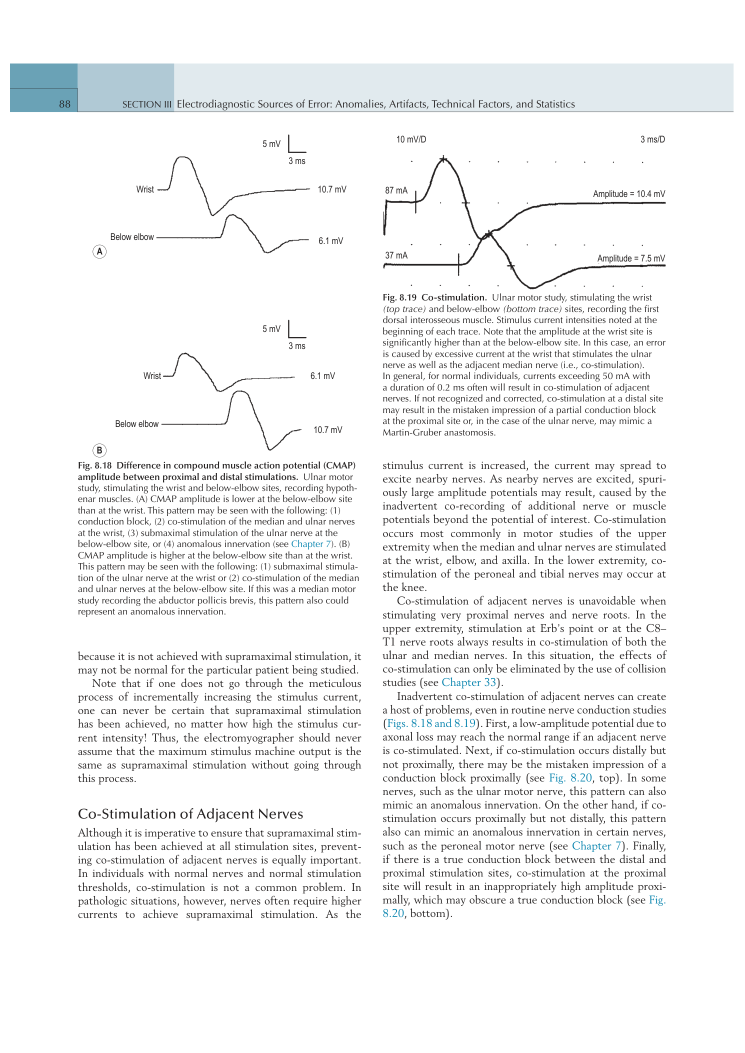
#> input picture projects/ncs-emg/book_page88.png, 1489 x 2105 px, found by its file name (shown at 1/2 size)
$ python concept13_submax_false_interpretation_aligned.py
#> lines starting #> are read from the running program, lines starting #| are printed output that depends on the picture
from pathlib import Path
from PIL import Image

ROOT = Path(r"C:\Users\uugur\OneDrive\Desktop\Second_Brain\10_Projects\presentations\artifacts_of_ncs_emg\animations")
OUT = ROOT / "supramaksimal" / "animasyon-2-amplitud-farki.html"
BOOK_PAGE = Path(r"C:\Users\uugur\OneDrive\Desktop\animations_ncs_emg\book_page88.png")
FIG_OUT = ROOT / "figures" / "source-v3" / "fig_8_18_amplitude_difference.png"

with Image.open(BOOK_PAGE) as im:
    # Figure 8.18 A/B, amplitude labels, and caption from textbook page 88.
#> im is the input picture: PIL image 1489x2105 RGB; mean R, G, B 242.8, 243.4, 243.7
    crop = im.crop((145, 255, 745, 1265))
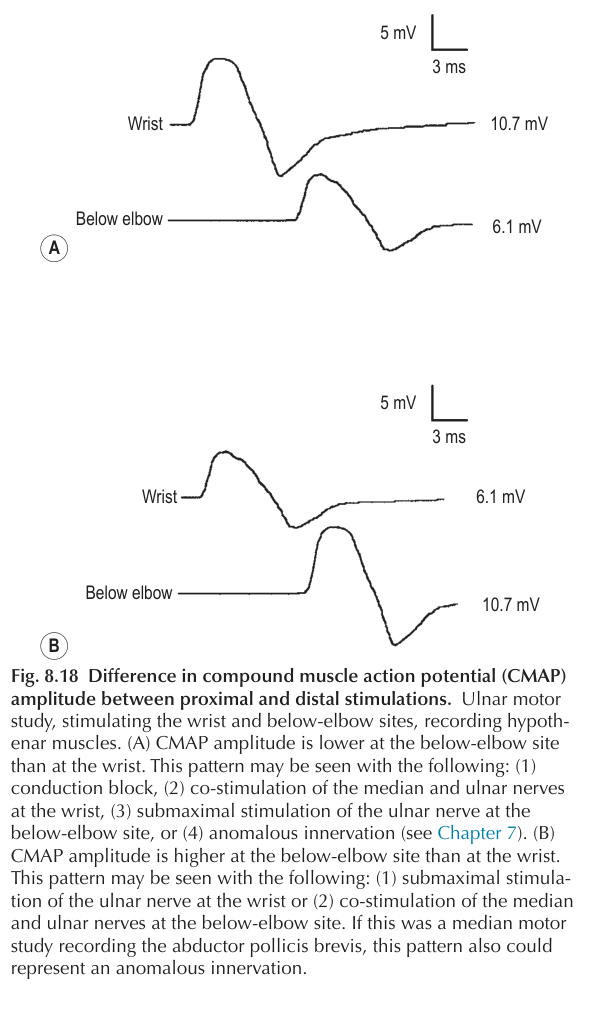
#> crop: PIL image 600x1010 RGB; mean R, G, B 244.9, 244.8, 244.8
    crop.save(FIG_OUT)

HTML = r'''<!doctype html>
<html lang="tr">
<head>
<meta charset="utf-8">
<meta name="viewport" content="width=device-width,initial-scale=1">
<title>Normal Sinirde Submaksimal Uyarım — Yalancı Amplitüd Asimetrisi</title>
<style>
:root{--paper:#f7f8f9;--panel:#fff;--head:#e7edf3;--line:#d5dde4;--ink:#15232d;--muted:#60707d;--teal:#0f7a95;--cyan:#36c9d7;--green:#5eea8d;--amber:#ffc857;--red:#eb5a65;--blue:#64a7ff;--scope:#06140f;--grid:#143326}
*{box-sizing:border-box}html,body{width:100%;height:100%;margin:0;background:#fff;color:var(--ink);font-family:"Segoe UI",Inter,Arial,sans-serif}body{display:grid;place-items:center;padding:12px}
.app{width:min(calc(100vw - 24px),1500px);aspect-ratio:16/9;max-height:calc(100vh - 24px);background:var(--paper);border:1px solid #c8d1d9;box-shadow:0 18px 48px #23313b24;display:grid;grid-template-rows:42px 48px 1fr 70px 56px;overflow:hidden}
.titlebar,.toolbar{display:flex;align-items:center;padding:0 18px;border-bottom:1px solid var(--line)}.titlebar{justify-content:space-between;background:linear-gradient(#fff,#f0f3f5);font-size:14px;color:#43515c}.session{display:flex;align-items:center;gap:9px;font-weight:700}.dot{width:9px;height:9px;border-radius:50%;background:#2f7d52;box-shadow:0 0 7px #2f7d5270}.brand{font-weight:900;letter-spacing:.12em;color:#73808b}.brand b{color:var(--teal)}
.toolbar{gap:20px;background:var(--head)}.label{font-size:11px;letter-spacing:.08em;text-transform:uppercase;color:var(--muted);font-weight:900}.toolbar strong{font-size:15px}.mode{margin-left:auto;color:var(--teal);font-weight:900}
.workspace{min-height:0;padding:10px;display:grid;grid-template-columns:minmax(0,1fr) 326px;gap:10px}.panel{background:#fff;border:1px solid var(--line);min-width:0;min-height:0;overflow:hidden;display:flex;flex-direction:column}.panel-head{height:39px;flex:none;display:flex;align-items:center;justify-content:space-between;padding:0 13px;background:var(--head);border-bottom:1px solid var(--line);font-size:12px;font-weight:900;letter-spacing:.05em;text-transform:uppercase;color:#4a5964}
.state{padding:4px 10px;border-radius:999px;background:#e6f7ec;color:#28744a;border:1px solid #c8e8d3;text-transform:none;letter-spacing:0}.state.warning{background:#fde8ea;color:#a6313d;border-color:#f0c3c8}
.lab{flex:1;min-height:0;display:grid;grid-template-rows:42% 58%}.nerve{position:relative;min-height:0;background:#101d24;border-bottom:4px solid #d5dde4}.scope{position:relative;min-height:0;background:var(--scope)}#nerveCanvas,#scopeCanvas{position:absolute;inset:0;width:100%;height:100%}
.scope-legend{position:absolute;right:12px;top:8px;display:flex;gap:12px;padding:5px 8px;background:#06140fdb;border:1px solid #2b493a;color:#b8c8bf;font-size:11px;font-weight:800}.key{display:inline-flex;align-items:center;gap:5px}.sw{width:18px;height:3px;background:var(--green)}.sw.prox{background:var(--cyan)}
.model-tag{position:absolute;left:12px;bottom:8px;padding:5px 8px;background:#071118e8;border:1px solid #4c626f;color:#d9e7ec;font:800 10px Consolas,monospace}.model-tag b{color:var(--cyan)}
.side-body{padding:9px;display:grid;gap:6px;align-content:start;overflow:auto}.invariant{display:grid;grid-template-columns:1fr auto;gap:4px 9px;padding:7px 9px;border:1px solid #d6e2ea;background:#f2f7fa}.invariant span{font-size:10px;color:var(--muted);font-weight:800}.invariant b{font-size:10px;color:#256744}
.readout{display:grid;grid-template-columns:1fr auto;padding:6px 9px;border:1px solid var(--line);font-size:10.5px}.readout span{color:var(--muted);font-weight:800}.readout b{font-variant-numeric:tabular-nums}.readout.warning{background:#fde8ea;border-color:#f0c3c8}.readout.warning b{color:#a6313d}.readout.ok{background:#e6f7ec;border-color:#c8e8d3}
.lesson{padding:7px 9px;border-left:4px solid var(--teal);background:#edf6f8;font-size:10.5px;line-height:1.31;font-weight:650}.lesson b{color:var(--teal)}.source{height:138px;border:1px solid var(--line);background:#fff;display:grid;grid-template-columns:112px 1fr;overflow:hidden}.source img{width:100%;height:100%;object-fit:contain;border-right:1px solid var(--line)}.source div{padding:6px;font-size:9.5px;line-height:1.22;color:var(--muted)}.source b{display:block;color:var(--ink);margin-bottom:3px}.source a{color:var(--teal);text-decoration:none;font-weight:800}.caveat{font-size:9px;line-height:1.25;color:#6e4b23;padding:5px 7px;background:#fff7e7;border-left:3px solid var(--amber)}
.controls{display:flex;align-items:center;justify-content:center;gap:8px;padding:9px 16px;background:#fff;border-top:1px solid var(--line)}button{appearance:none;border:1px solid #b8c5cf;background:#f2f5f7;color:var(--ink);font:800 12px "Segoe UI",sans-serif;padding:9px 13px;cursor:pointer;border-radius:3px}button:hover,button:focus-visible{background:#e2edf2;outline:2px solid #8ac4d1;outline-offset:1px}button.active{background:#dceef2;border-color:#62aaba;color:#0b6075}.stim{margin-left:18px;background:#172b24;color:#dfffea;border-color:#315a48}.stim:hover{background:#234436}.control-label{font-size:10px;color:var(--muted);font-weight:900;margin-right:4px;letter-spacing:.05em}
.bottom-bar{height:56px;display:flex!important;align-items:stretch!important;gap:1px!important;background:#d5dde4!important;border-top:1px solid #d5dde4!important}.bottom-bar .fkey{flex:1!important;background:#e7edf3!important;color:#16232c!important;text-decoration:none!important;display:flex!important;align-items:center!important;justify-content:center!important;gap:9px!important;padding:0 12px!important;font:800 13px/1 "Segoe UI",Arial,sans-serif!important}.bottom-bar .fkey span{color:#0f7a95!important;font-size:15px!important}.bottom-bar .fkey b{color:#16232c!important;font-size:13px!important}.bottom-bar .fkey:hover,.bottom-bar .fkey:focus-visible{background:#dce8f0!important;outline:none!important}
@media(max-width:980px){body{padding:0}.app{width:100vw;min-height:100vh;max-height:none;aspect-ratio:auto;grid-template-rows:42px auto minmax(760px,1fr) auto 56px}.toolbar{padding:8px 12px;flex-wrap:wrap}.workspace{grid-template-columns:1fr}.source{height:160px}.controls{flex-wrap:wrap}}
</style>
</head>
<body>
<main class="app">
  <div class="titlebar"><div class="session"><span class="dot"></span>EDX Öğrenim İstasyonu — Bölüm 8</div><div class="brand"><b>EDX</b>SİM</div></div>
  <div class="toolbar"><span class="label">Konu</span><strong>Submaksimal uyarımın yalancı bulguları</strong><span class="label">Tek değişken</span><strong>Yetersiz uyarım noktası</strong><span class="mode">SERBEST LABORATUVAR</span></div>
  <section class="workspace">
    <div class="panel">
      <div class="panel-head"><span>Aynı normal ulnar sinir · farklı teknik yeterlilik</span><span id="stateBadge" class="state">Her iki nokta supramaksimal</span></div>
      <div class="lab">
        <div class="nerve" id="nerve"><canvas id="nerveCanvas"></canvas><div class="model-tag"><b>GERÇEK SİNİR:</b> normal · gerçek maksimal BKAP 10,7 mV</div></div>
        <div class="scope" id="scope"><canvas id="scopeCanvas"></canvas><div class="scope-legend"><span class="key"><i class="sw"></i>Bilek</span><span class="key"><i class="sw prox"></i>Dirsek altı</span></div></div>
      </div>
    </div>
    <aside class="panel">
      <div class="panel-head"><span>Teknik okuma</span></div>
      <div class="side-body">
        <div class="invariant"><span>Sinir fizyolojisi</span><b>NORMAL · SABİT</b><span>Kayıt elektrotları</span><b>SABİT</b><span>Gerçek maksimal BKAP</span><b>10,7 mV</b></div>
        <div id="distalRow" class="readout ok"><span>Bilekte rekrutman</span><b id="distalOut">24/24 · 10,7 mV</b></div>
        <div id="proxRow" class="readout ok"><span>Dirsek altında rekrutman</span><b id="proxOut">24/24 · 10,7 mV</b></div>
        <div id="ratioRow" class="readout"><span>Proksimal/distal amplitüd</span><b id="ratioOut">%100</b></div>
        <div id="patternRow" class="readout"><span>Görünen örüntü</span><b id="patternOut">UYUMLU</b></div>
        <div class="lesson" id="lesson"><b>Teknik olarak karşılaştırılabilir:</b> Her iki uyarım noktası da aynı maksimal BKAP'ı üretir.</div>
        <div class="source"><img src="../figures/source-v3/fig_8_18_amplitude_difference.png" alt="Şekil 8.18 proksimal distal BKAP amplitüd farkları"><div><b>Şekil 8.18 · ulnar motor</b>A: bilek 10,7; dirsek altı 6,1 mV. B: bilek 6,1; dirsek altı 10,7 mV. Kitap her iki örüntünün de birden çok teknik veya anatomik nedeni olabileceğini vurgular.<br><a href="https://pmc.ncbi.nlm.nih.gov/articles/PMC5946360/" target="_blank" rel="noreferrer">Teknik hata doğrulaması</a></div></div>
        <div class="caveat"><b>Sınır:</b> Bu model yalnız submaksimal mekanizmayı izole eder. Şekil 8.18 örüntüsü tek başına tanı değildir; gerçek iletim bloğu, ko-stimülasyon ve innervasyon anomalileri ayrıca dışlanmalıdır.</div>
      </div>
    </aside>
  </section>
  <div class="controls"><span class="control-label">UYARIM YETERLİLİĞİ</span><button id="normalBtn" class="active">İki nokta supramaksimal</button><button id="distalBtn">Bilek submaksimal</button><button id="proxBtn">Dirsek altı submaksimal</button><button id="stimBtn" class="stim">İki uyarıyı göster</button></div>
  <nav class="bottom-bar" aria-label="Standart sunum gezinmesi"><a class="fkey" href="yanlis-yorumlar.html"><span>F1</span><b>Önceki</b></a><a class="fkey" href="../index.html"><span>F2</span><b>İçindekiler</b></a><a class="fkey" href="../kostimulasyon/index.html"><span>F3</span><b>Sonraki</b></a></nav>
</main>
<script>
const STATES={
 normal:{key:"normal",distalFibers:24,proxFibers:24,distalAmp:10.7,proxAmp:10.7,pattern:"UYUMLU",apparent:"none"},
 distal:{key:"distal_submax",distalFibers:14,proxFibers:24,distalAmp:6.1,proxAmp:10.7,pattern:"PROKSİMAL > DİSTAL",apparent:"false_axonal_loss_distally"},
 proximal:{key:"proximal_submax",distalFibers:24,proxFibers:14,distalAmp:10.7,proxAmp:6.1,pattern:"PROKSİMAL DÜŞÜŞ",apparent:"false_conduction_block"}
};
const nerve=document.getElementById("nerveCanvas"),nc=nerve.getContext("2d"),nerveWrap=document.getElementById("nerve");
const scope=document.getElementById("scopeCanvas"),sc=scope.getContext("2d"),scopeWrap=document.getElementById("scope");
const normalBtn=document.getElementById("normalBtn"),distalBtn=document.getElementById("distalBtn"),proxBtn=document.getElementById("proxBtn"),buttons=[normalBtn,distalBtn,proxBtn];
const badge=document.getElementById("stateBadge"),distalOut=document.getElementById("distalOut"),proxOut=document.getElementById("proxOut"),ratioOut=document.getElementById("ratioOut"),patternOut=document.getElementById("patternOut"),lesson=document.getElementById("lesson");
let scenario="normal",stimStart=-1,raf=0,dpr=Math.max(1,window.devicePixelRatio||1);
function fit(canvas,wrap){const r=wrap.getBoundingClientRect(),w=Math.max(320,Math.round(r.width)),h=Math.max(130,Math.round(r.height));canvas.width=Math.round(w*dpr);canvas.height=Math.round(h*dpr);canvas.style.width=w+"px";canvas.style.height=h+"px";canvas.getContext("2d").setTransform(dpr,0,0,dpr,0,0);return{w,h}}
function clamp(v,a,b){return Math.max(a,Math.min(b,v))}
function line(c,pts,color,width=2,dash=[]){c.save();c.strokeStyle=color;c.lineWidth=width;c.setLineDash(dash);c.beginPath();pts.forEach((p,i)=>i?c.lineTo(p[0],p[1]):c.moveTo(p[0],p[1]));c.stroke();c.restore()}
function label(c,text,x,y,color="#dce8ed",size=11,align="left"){c.fillStyle=color;c.font=`800 ${size}px Segoe UI`;c.textAlign=align;c.fillText(text,x,y);c.textAlign="left"}
function dot(c,x,y,r,fill,stroke="#fff",width=2){c.beginPath();c.arc(x,y,r,0,Math.PI*2);c.fillStyle=fill;c.fill();c.strokeStyle=stroke;c.lineWidth=width;c.stroke()}
function wave(t,on,amp){const artifact=1.15*Math.exp(-Math.pow((t-.22)/.025,2))-.65*Math.exp(-Math.pow((t-.28)/.045,2));const cm=-1.05*Math.exp(-Math.pow((t-on-.48)/.34,2))+.78*Math.exp(-Math.pow((t-on-1.18)/.50,2))-.10*Math.exp(-Math.pow((t-on-2.20)/.82,2));return artifact+amp*cm}
function drawNerve(now){
  const {w,h}=fit(nerve,nerveWrap);nc.clearRect(0,0,w,h);nc.fillStyle="#101d24";nc.fillRect(0,0,w,h);
  const s=STATES[scenario],xProx=w*.19,xDist=w*.63,xG1=w*.88,y=h*.53;
  line(nc,[[w*.07,y],[w*.94,y]],"#b58b43",7);label(nc,"ULNAR SİNİR",w*.49,y-18,"#e0bd78",11,"center");
  function stimSite(x,name,fibers){line(nc,[[x,h*.18],[x,y-8]],fibers===24?"#5eea8d":"#eb5a65",3);dot(nc,x,h*.16,10,"#111820",fibers===24?"#5eea8d":"#eb5a65");label(nc,name,x,h*.09,"#dce8ed",11,"center");label(nc,fibers===24?"SUPRAMAKSİMAL · 24/24":"SUBMAKSİMAL · 14/24",x,h*.28,fibers===24?"#5eea8d":"#ff9aa2",10,"center")}
  stimSite(xProx,"DİRSEK ALTI",s.proxFibers);stimSite(xDist,"BİLEK",s.distalFibers);dot(nc,xG1,h*.16,9,"#64a7ff");label(nc,"G1 · HİPOTENAR",xG1,h*.09,"#8fc2ff",11,"center");
  if(stimStart>=0){
    const e=(now-stimStart)/1000,proxStart=.12,distStart=1.02;
    function volley(start,x0,count,color){const q=clamp((e-start)/.72,0,1);if(q>0&&q<1){for(let i=0;i<count;i++){const yy=y-8+(i%7)*2.5;dot(nc,x0+(xG1-x0)*q,yy,2.4,color,"rgba(255,255,255,.8)",.7)}}}
    volley(proxStart,xProx,s.proxFibers,"#36c9d7");volley(distStart,xDist,s.distalFibers,"#5eea8d");
    if(e>2.15)stimStart=-1;
  }
}
function drawScope(now){
  const {w,h}=fit(scope,scopeWrap);sc.clearRect(0,0,w,h);sc.fillStyle="#06140f";sc.fillRect(0,0,w,h);
  const s=STATES[scenario],L=52,R=w-24,T=26,B=h-27,rowGap=(B-T)/2,windowMs=12,halfMv=13,x=t=>L+(R-L)*t/windowMs;
  sc.strokeStyle="#143326";sc.lineWidth=1;for(let i=0;i<=12;i++){sc.beginPath();sc.moveTo(x(i),T);sc.lineTo(x(i),B);sc.stroke()}for(let i=0;i<=6;i++){const yy=T+(B-T)*i/6;sc.beginPath();sc.moveTo(L,yy);sc.lineTo(R,yy);sc.stroke()}
  const elapsed=stimStart>=0?(now-stimStart)/1000:99;
  function trace(row,name,amp,on,color,start){const mid=T+rowGap*(row+.5),y=v=>mid+(v/halfMv)*rowGap*.42,progress=clamp((elapsed-start)/.92,0,1);sc.strokeStyle=color;sc.lineWidth=2.2;sc.beginPath();const n=Math.floor(760*(stimStart>=0?progress:1));for(let i=0;i<=n;i++){const t=windowMs*i/760,v=wave(t,on,amp);i?sc.lineTo(x(t),y(v)):sc.moveTo(x(t),y(v))}sc.stroke();label(sc,`${name} · ${amp.toFixed(1).replace(".",",")} mV`,L+9,mid-rowGap*.31,color,11);line(sc,[[L,mid],[R,mid]],"#27533e",1)}
  trace(0,"DİRSEK ALTI",s.proxAmp,6.3,"#36c9d7",.12);trace(1,"BİLEK",s.distalAmp,3.2,"#5eea8d",1.02);
  label(sc,"5 mV/div · latanslar amplitüd karşılaştırması için ölçeklendirilmiş modeldir",L,T-8,"#789486",10);
}
function updateUI(){
  const s=STATES[scenario],ratio=s.proxAmp/s.distalAmp*100,isWarn=scenario!=="normal";
  buttons.forEach((b,i)=>b.classList.toggle("active",i===(scenario==="normal"?0:scenario==="distal"?1:2)));
  badge.textContent=scenario==="normal"?"Her iki nokta supramaksimal":scenario==="distal"?"Bilek uyarımı yetersiz":"Dirsek altı uyarımı yetersiz";badge.className=isWarn?"state warning":"state";
  distalOut.textContent=`${s.distalFibers}/24 · ${s.distalAmp.toFixed(1).replace(".",",")} mV`;proxOut.textContent=`${s.proxFibers}/24 · ${s.proxAmp.toFixed(1).replace(".",",")} mV`;ratioOut.textContent="%"+Math.round(ratio);patternOut.textContent=s.pattern;
  document.getElementById("distalRow").className=s.distalFibers<24?"readout warning":"readout ok";document.getElementById("proxRow").className=s.proxFibers<24?"readout warning":"readout ok";document.getElementById("patternRow").className=isWarn?"readout warning":"readout";document.getElementById("ratioRow").className=isWarn?"readout warning":"readout";
  if(scenario==="normal")lesson.innerHTML="<b>Teknik olarak karşılaştırılabilir:</b> Her iki uyarım noktası da aynı maksimal BKAP'ı üretir.";
  else if(scenario==="distal")lesson.innerHTML="<b>Yalancı distal düşük amplitüd:</b> Bilekte yalnız 14/24 lif rekrüte edilir. Tek başına bakılırsa aksonal kayıp sanılabilir; proksimal yanıtın daha büyük olması teknik hata/ko-stimülasyon/anomali alarmıdır.";
  else lesson.innerHTML="<b>Yalancı iletim bloğu:</b> Dirsek altında yalnız 14/24 lif rekrüte edilir. Normal sinirde proksimal BKAP %43 düşük görünür; iletim bloğu demeden önce proksimal supramaksimalite yeniden kanıtlanmalıdır.";
  window.__submaxInterpretationState={scenario:s.key,trueNerve:"normal",trueMaxAmp:10.7,distalFibers:s.distalFibers,proximalFibers:s.proxFibers,distalAmp:s.distalAmp,proximalAmp:s.proxAmp,ratio:+ratio.toFixed(3),apparent:s.apparent,recording:"hypothenar",nerve:"ulnar"};
}
function setScenario(v){scenario=v;updateUI();draw(performance.now())}
normalBtn.addEventListener("click",()=>setScenario("normal"));distalBtn.addEventListener("click",()=>setScenario("distal"));proxBtn.addEventListener("click",()=>setScenario("proximal"));document.getElementById("stimBtn").addEventListener("click",()=>{stimStart=performance.now();if(!raf)raf=requestAnimationFrame(loop)});
function draw(now){drawNerve(now);drawScope(now)}function loop(now){draw(now);if(stimStart>=0)raf=requestAnimationFrame(loop);else raf=0}
new ResizeObserver(()=>draw(performance.now())).observe(document.querySelector(".app"));setScenario("normal");
</script>
<script data-standard-nav-v3>document.addEventListener("keydown",e=>{if(["INPUT","SELECT","TEXTAREA"].includes(document.activeElement?.tagName))return;const k=e.key.toUpperCase();const a=k==="F1"?document.querySelector(".bottom-bar .fkey:nth-child(1)"):k==="F2"?document.querySelector(".bottom-bar .fkey:nth-child(2)"):k==="F3"?document.querySelector(".bottom-bar .fkey:nth-child(3)"):null;if(a){e.preventDefault();location.href=a.href}});</script>
</body>
</html>'''

OUT.write_text(HTML, encoding="utf-8")
print(OUT)
print(FIG_OUT)

$ run again, with projects/ncs-emg/book_page84.png copied over projects/ncs-emg/book_page88.png
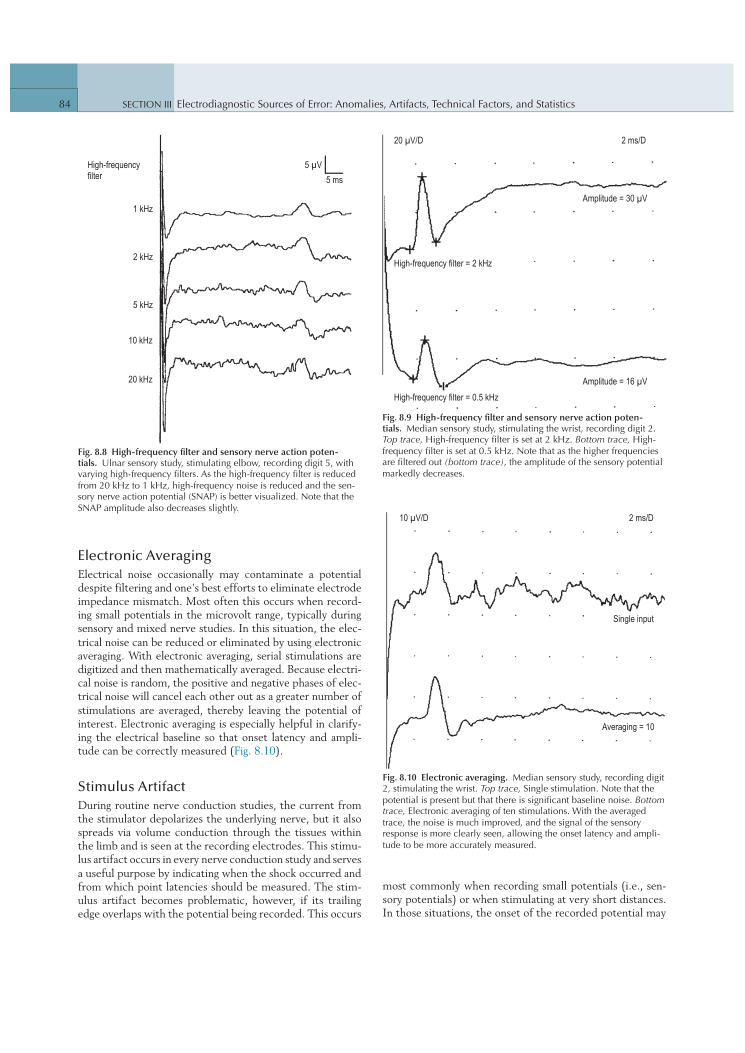
#> input picture projects/ncs-emg/book_page84.png, 1489 x 2105 px, found by its file name (shown at 1/2 size)
#> im is the input picture: PIL image 1489x2105 RGB; mean R, G, B 245.1, 245.7, 246
#> `crop = im.crop((145, 255, 745, 1265))`:
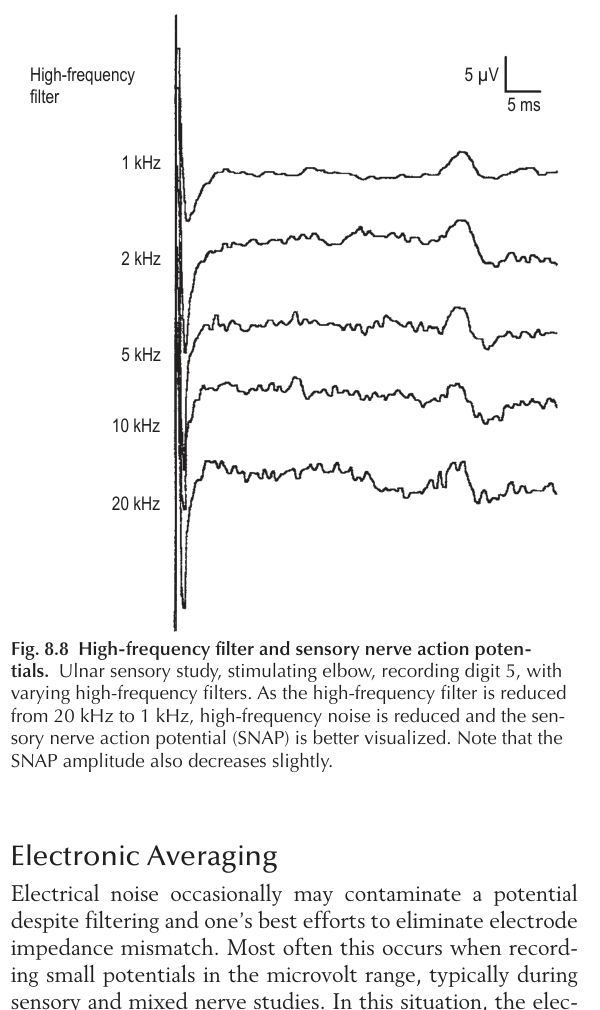
#> crop: PIL image 600x1010 RGB; mean R, G, B 243.3, 243.1, 243.1
